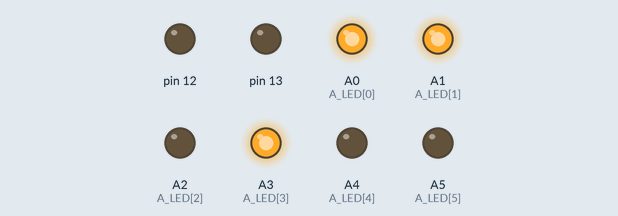
The sketch below on a simulated Arduino Uno, built with avr-gcc and run on an emulated ATmega328P. On the bench: output pins drawn as LEDs (lit = HIGH). What the sketch prints to the serial monitor is not drawn.

Above: at 0.6 s.
At 1.6 s:
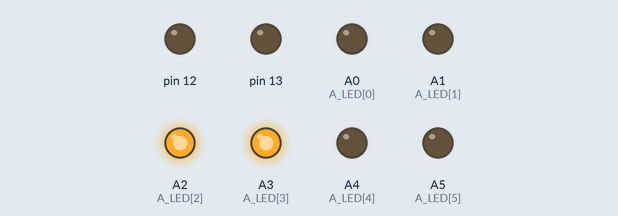
At 9.6 s:
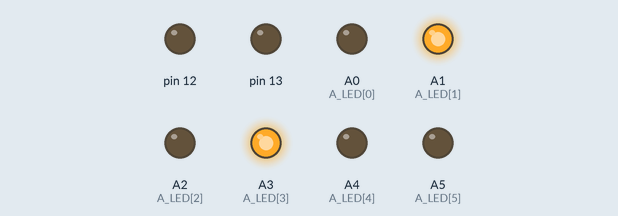
At 11.2 s:
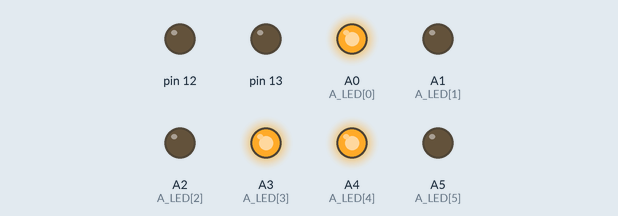
At 24.3 s:
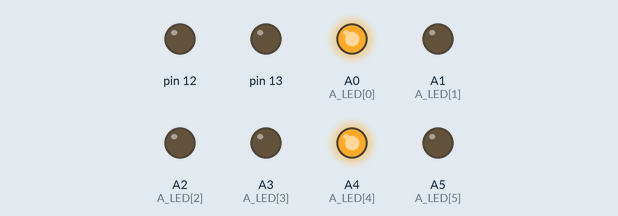
At 38.0 s:
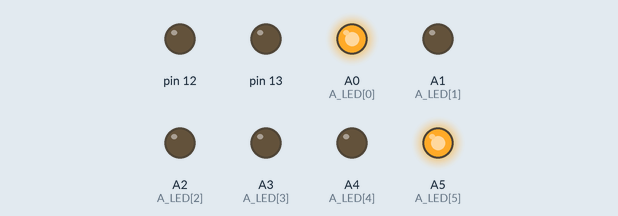
Timing chart, 0 to 39.5 s (numbered marks = the images above):
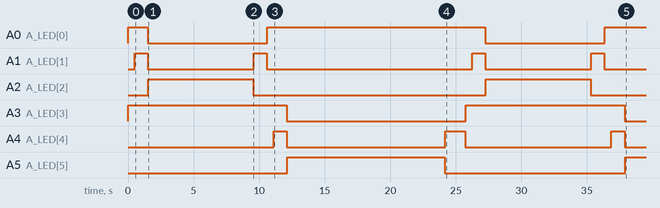

Measured:
- by itself, A0 (A_LED[0]): alternates HIGH for 16.6 s and LOW for 9.1 s
- by itself, A1 (A_LED[1]): goes LOW 8.1 s, HIGH 1.0 s, LOW 15.7 s, HIGH 1.0 s, LOW 8.1 s, HIGH 1.0 s, then LOW
- by itself, A2 (A_LED[2]): HIGH → LOW at 9.5 s, → HIGH 17.7 s later, → LOW 8.0 s later
- by itself, A3 (A_LED[3]): HIGH → LOW at 12.1 s, → HIGH 13.6 s later, → LOW 12.1 s later
- by itself, A4 (A_LED[4]): goes HIGH 1.0 s, LOW 12.1 s, HIGH 1.5 s, LOW 11.2 s, HIGH 1.0 s, then LOW
- by itself, A5 (A_LED[5]): LOW → HIGH at 12.2 s, → LOW 12.0 s later, → HIGH 13.7 s later

The sketch:

Sketch_Ampelschaltung.ino
```cpp
#include <string.h>
#include <stdint.h>
#include <stdlib.h>

using namespace std;
//Zeit bis zur tastergesteuerten Schaltung auf grün
unsigned int zeitHauptmin = 5000;
//Zeit bis zur automatischen Umschaltung der Hauptstraße auf rot
unsigned int zeitHauptmax = 12000;
//Zeit bis zur tastergesteuerten Umschaltung der Nebenstraße auf rot
unsigned int zeitNebenmin = 3000;
//Zeit bis zur automatischen Umschaltung der Nebenstraße auf rot
unsigned int zeitNebenmax = 8000;
//zeit Umschalten von gelb zu Rot Hauptstraße
int milli_laengereschaltung = 1500;
//zeit Umschalten von gelb zu Rot Nebenstraße
int milli_normale_schaltung = 1000;
//frühzeitig schalten, verzögerung
int schaltverzoegerung = 500;
//Zeit zwischen den Farben: rot und gelb 1 Sekunde, dann grün
int milli_aus = 40;
//Zeit in der alle Lampen aus sind, zwischen der Schaltung
int A_LED[6] = {A0, A1, A2, A3, A4, A5};
int index = 0;
//Array für die Steuerung der Lampen und ein int für den index(1-5) dafür
long startzeit = 0; //zur Zeitzmessung
long laufzeit = 0;  //zur ausgabe / Debug
long durchlaeufe = 0; //durchläufe zählen bis zur Schaltung
//long durchlaeufe2 = 0; //durchläufe zählen bis zur Schaltung
bool serialfordebug = 0;
bool taster_12 = 0; //Simulation des Autos, das an der Ampel steht
bool taster_13 = 0; //Simulation des Autos, das an der Ampel steht
bool Haupt_rot = 0; //Zustand der Ampel
bool Neben_rot = 0; //Zustand der Ampel
bool ausgeben = false;  //zweifache ausgabe vermeiden

void setup() {
Serial.begin (9600);
  for (int i = 0; i <= 5; i++) {
    pinMode (A_LED[i], OUTPUT);
    //LEDs als OUTPUT definieren
  }
  pinMode (13, OUTPUT);
  pinMode (12, OUTPUT);
  //pins als output definieren, um als Taster zu verwenden
  digitalWrite(A0, HIGH);
  digitalWrite(A3, HIGH);
  delay(schaltverzoegerung);
  Serial.println("setup");
  Neben_gruenschalten();
}

void loop() {
  durchlaeufe++;
  /*
  if (durchlaeufe >= 32,766)
    durchlaeufe = 0;
    */
  laufzeit = millis();
  if (digitalRead(12) == HIGH){
    taster_12 = true;
    ausgeben = true;
  }
  if (taster_12 && ausgeben){
    Serial.println("taster_12");
    ausgeben = false;
  }
  if (digitalRead(13) == HIGH){
    taster_13 = true;
    ausgeben = true;
  }
  if (taster_13 && ausgeben){
    Serial.println("taster_13");
    ausgeben = false;
  }
  schaltlogik();
  serialfordebug = false;
}

void schaltlogik(){
  bool schonwahr = false;
  if ((millis() - startzeit) >= zeitHauptmin && Haupt_rot == false && taster_12) {
    Serial.println("A");
    debug();
    delay(schaltverzoegerung);
    Haupt_rotschalten();
    schonwahr = true;
    ausgeben = true;
    durchlaeufe = 0;
  }
  else {
    if ((millis() - startzeit) >= zeitHauptmax && Haupt_rot == false && !schonwahr){
      Serial.println("B");
      debug();
      Haupt_rotschalten();
      schonwahr = true;
      ausgeben = true;
      durchlaeufe = 0;
    }
    else {
      if ((millis() - startzeit) >= zeitNebenmin && Neben_rot == false && taster_13 && !schonwahr) {
        Serial.println("C");
        debug();
        delay(schaltverzoegerung);
        Neben_rotschalten();
        ausgeben = true;
        schonwahr = true;
        durchlaeufe = 0;
      }
      else {

        if ((millis() - startzeit) >= zeitNebenmax && Neben_rot == false && !schonwahr) {
          Serial.println("D");
          debug();
          Neben_rotschalten();
          schonwahr = true;
          ausgeben = true;
          durchlaeufe = 0;
        }
      }
    }
  }
}

void debug(){
  //if ((laufzeit - startzeit) >=5){
  Serial.print("laufzeit: ");
    Serial.println(laufzeit);
  Serial.print("startzeit: ");
    Serial.println(startzeit);
  //}
  Serial.print("durchlaeufe: ");
  Serial.println(durchlaeufe/* + 32,766 * durchlaeufe2*/);
}

void Haupt_rotschalten(){
  //  auf rot schalten
  digitalWrite (A5, LOW);
  delay(milli_aus);
  digitalWrite (A4, HIGH);
  delay(milli_laengereschaltung);
  digitalWrite (A4, LOW);
  delay(milli_aus);
  digitalWrite (A3, HIGH);
  Haupt_rot = true;
  delay(schaltverzoegerung);
  Neben_gruenschalten();
}

void Neben_rotschalten(){
  //  auf rot schalten
  digitalWrite (A2, LOW);
  delay(milli_aus);
  digitalWrite (A1, HIGH);
  delay(milli_normale_schaltung);
  digitalWrite (A1, LOW);
  delay(milli_aus);
  digitalWrite (A0, HIGH);
  Neben_rot = true;
  delay(schaltverzoegerung);
  Haupt_gruenschalten();
}

void Neben_gruenschalten() {
  //  auf grün schalten
  Serial.print("1");
  digitalWrite (A1, HIGH);
  delay(milli_normale_schaltung);
  Serial.print("2");
  digitalWrite (A0, LOW);
  digitalWrite (A1, LOW);
  delay(milli_aus);
  Serial.println("3");
  digitalWrite (A2, HIGH);
  Neben_rot = false;
  taster_12 = false;
  startzeit = millis();
}

void Haupt_gruenschalten() {
  //  auf grün schalten
  Serial.print("1");
  digitalWrite (A3, HIGH);
  digitalWrite (A4, HIGH);
  delay(milli_normale_schaltung);
  Serial.print("2");
  digitalWrite (A3, LOW);
  digitalWrite (A4, LOW);
  delay(milli_aus);
  Serial.println("3");
  digitalWrite (A5, HIGH);
  Haupt_rot = false;
  taster_13 = false;
  startzeit = millis();
}
```
